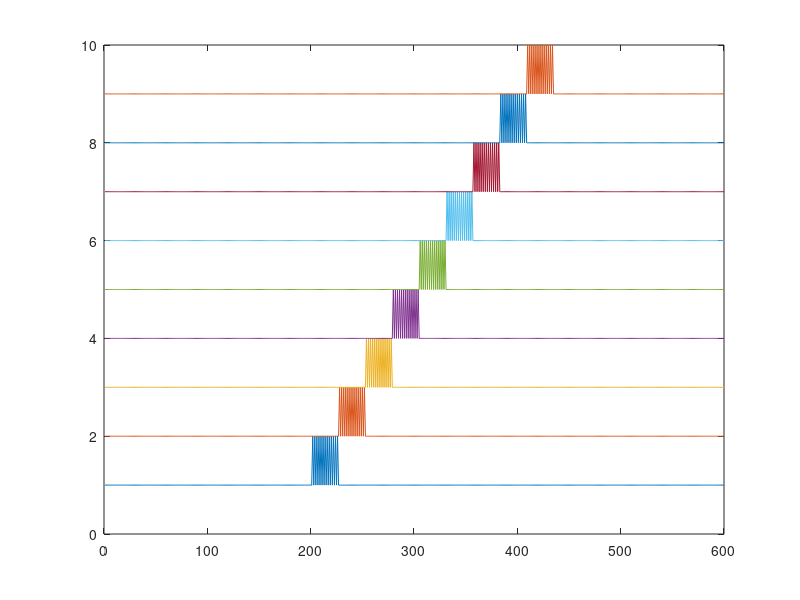
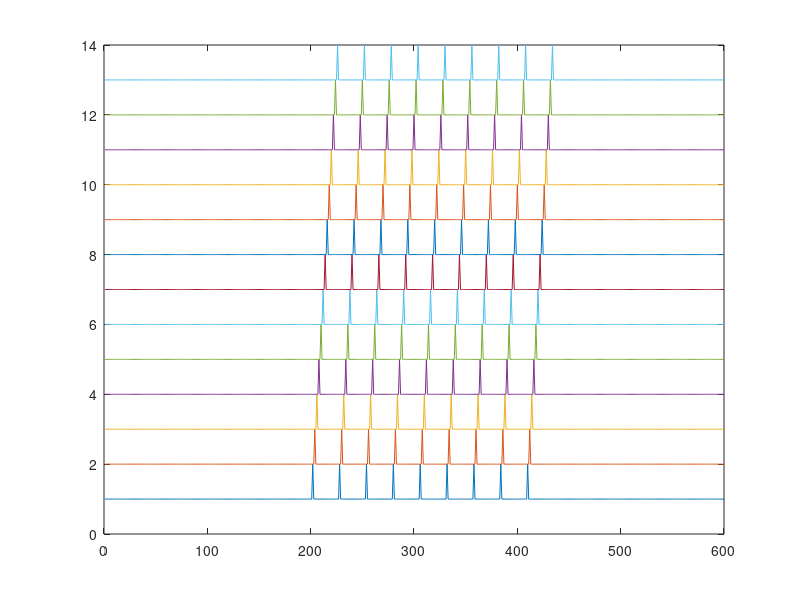

Write the MATLAB code that produced these figures, in order.
%%
clc



rowCommands = zeros(9,200);

colCommands = zeros(13,200);

for i=1:1:9
    a=((i-1)*13+1);
    b=(i)*13;
    rowCommands(i,a:b)=1;
    for j=1:1:13
        c=((j-1)+1+(i-1)*13);
        d=((j)+(i-1)*13);
        colCommands(j,c:d)=1;
    end
end


rowCommands = [zeros(9,100) rowCommands];

colCommands = [zeros(13,100) colCommands];



x= zeros(size(rowCommands,1),size(rowCommands,2)*2);
y= zeros(size(colCommands,1),size(colCommands,2)*2);

x(:,2:2:end)=rowCommands;

y(:,2:2:end)=colCommands;

rowCommands=x;
colCommands=y;


x=1:1:size(colCommands,2);
x=repmat(x,size(colCommands,1),1);
x2 =  diff(colCommands,1,2);
x2=[zeros(size(colCommands,1),1) x2];
x3 = x2.*x;

allActivations = [];
for i=1:1:13
   currentactivations = x3(i,:);
   currentactivations(currentactivations==0)=[];
   currentactivations=[abs(currentactivations);(currentactivations*0)+i;currentactivations>0];
   allActivations=[allActivations currentactivations];
end

[~,I]= sort(allActivations(1,:));
allActivations=allActivations(:,I);

x1=1:1:size(rowCommands,2);
x1=repmat(x1,size(rowCommands,1),1);
x21 =  diff(rowCommands,1,2);
x21=[zeros(size(rowCommands,1),1) x21];
x31 = x21.*x1;
allActivations1 = [];
for i=1:1:9
   currentactivations1 = x31(i,:);
   currentactivations1(currentactivations1==0)=[];
   currentactivations1=[abs(currentactivations1);(currentactivations1*0)+i;currentactivations1>0];
   allActivations1=[allActivations1 currentactivations1];
end

[~,I1]= sort(allActivations1(1,:));
allActivations1=allActivations1(:,I1);


rowActiv = allActivations1;
colActiv = allActivations;

activations = [rowActiv(1,:);rowActiv(2,:);colActiv(2,:)];
%first row is timePoint is 10ms
%third row is the row index
%fourth row is the column index


a=activations';
a=[num2str(a(:,3)) num2str(a(:,2))];

bin = char(zeros(size(a,1),8));
nonBin = zeros(size(a,1),1);
for i=1:1:size(a,1)
    bin(i,:) = dec2bin(str2double(a(i,:)),8);
    nonBin(i)=str2double(a(i,:));
end
s=colActiv';
bin(s(:,3)==0,:)=[];
nonBin(s(:,3)==0)=[];




a=[activations(1,1);diff(activations(1,:)')];
u= unique (a);
c=zeros(length(u),1);
for i=1:1:length(u)
    b=a==u(i);
    c(b)=i;
end
d=dec2bin(c,8);

differentIntervals = u;
whichIntervalBin=d;
whichInterval=c;


nonBin(end:-1:1)=nonBin;


save('shockTest.mat', 'rowCommands', 'colCommands', 'rowActiv', 'colActiv',...
    'activations','bin', 'differentIntervals', 'whichInterval','nonBin','whichIntervalBin');


%%
figure
for i=1:1:9
    plot(i+rowCommands(i,:))
    hold all
end
figure
for j=1:1:13
    plot(j+colCommands(j,:))
    hold all
end


